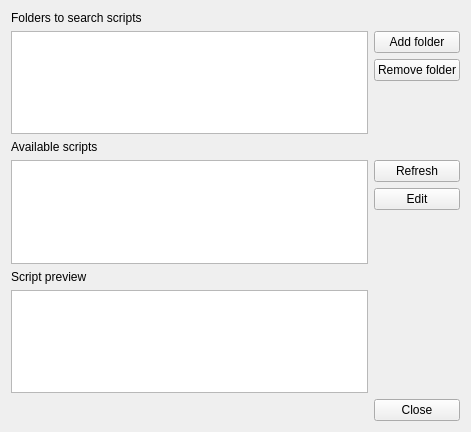
<?xml version="1.0" encoding="UTF-8"?>
<ui version="4.0">
 <class>ScriptLibraryEditor</class>
 <widget class="QWidget" name="ScriptLibraryEditor">
  <property name="geometry">
   <rect>
    <x>0</x>
    <y>0</y>
    <width>471</width>
    <height>432</height>
   </rect>
  </property>
  <property name="windowTitle">
   <string>Form</string>
  </property>
  <layout class="QGridLayout" name="gridLayout">
   <item row="0" column="0">
    <widget class="QLabel" name="label">
     <property name="text">
      <string>Folders to search scripts</string>
     </property>
    </widget>
   </item>
   <item row="1" column="0" rowspan="3">
    <widget class="QListView" name="folderList"/>
   </item>
   <item row="1" column="1">
    <widget class="QPushButton" name="addFolderButton">
     <property name="text">
      <string>Add folder</string>
     </property>
    </widget>
   </item>
   <item row="2" column="1">
    <widget class="QPushButton" name="removeFolderButton">
     <property name="text">
      <string>Remove folder</string>
     </property>
    </widget>
   </item>
   <item row="3" column="1">
    <spacer name="spacer2">
     <property name="orientation">
      <enum>Qt::Vertical</enum>
     </property>
     <property name="sizeHint" stdset="0">
      <size>
       <width>20</width>
       <height>43</height>
      </size>
     </property>
    </spacer>
   </item>
   <item row="4" column="0">
    <widget class="QLabel" name="label_2">
     <property name="text">
      <string>Available scripts</string>
     </property>
    </widget>
   </item>
   <item row="5" column="0" rowspan="3">
    <widget class="QListWidget" name="scriptList"/>
   </item>
   <item row="5" column="1">
    <widget class="QPushButton" name="refreshButton">
     <property name="text">
      <string>Refresh</string>
     </property>
    </widget>
   </item>
   <item row="6" column="1">
    <widget class="QPushButton" name="editButton">
     <property name="text">
      <string>Edit</string>
     </property>
    </widget>
   </item>
   <item row="7" column="1" rowspan="3">
    <spacer name="spacer1">
     <property name="orientation">
      <enum>Qt::Vertical</enum>
     </property>
     <property name="sizeHint" stdset="0">
      <size>
       <width>20</width>
       <height>174</height>
      </size>
     </property>
    </spacer>
   </item>
   <item row="8" column="0">
    <widget class="QLabel" name="label_3">
     <property name="text">
      <string>Script preview</string>
     </property>
    </widget>
   </item>
   <item row="9" column="0">
    <widget class="QTextEdit" name="scriptViewEdit">
     <property name="readOnly">
      <bool>true</bool>
     </property>
    </widget>
   </item>
   <item row="10" column="1">
    <widget class="QPushButton" name="closeButton">
     <property name="text">
      <string>Close</string>
     </property>
    </widget>
   </item>
  </layout>
  <zorder>removeFolderButton</zorder>
  <zorder>scriptList</zorder>
  <zorder>addFolderButton</zorder>
  <zorder>closeButton</zorder>
  <zorder>folderList</zorder>
  <zorder>refreshButton</zorder>
  <zorder>label</zorder>
  <zorder>label_2</zorder>
  <zorder>label_3</zorder>
  <zorder>scriptViewEdit</zorder>
  <zorder>addFolderButton</zorder>
  <zorder>removeFolderButton</zorder>
 </widget>
 <resources/>
 <connections/>
</ui>
